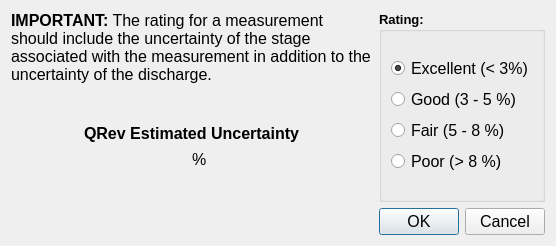
<?xml version="1.0" encoding="UTF-8"?>
<ui version="4.0">
 <class>rating</class>
 <widget class="QDialog" name="rating">
  <property name="geometry">
   <rect>
    <x>0</x>
    <y>0</y>
    <width>556</width>
    <height>246</height>
   </rect>
  </property>
  <property name="windowTitle">
   <string>Rating</string>
  </property>
  <layout class="QGridLayout" name="gridLayout_2">
   <item row="0" column="0">
    <layout class="QHBoxLayout" name="horizontalLayout_3">
     <item>
      <layout class="QVBoxLayout" name="verticalLayout_2">
       <item>
        <widget class="QLabel" name="txt_rating_msg">
         <property name="font">
          <font>
           <pointsize>12</pointsize>
          </font>
         </property>
         <property name="text">
          <string>&lt;html&gt;&lt;head/&gt;&lt;body&gt;&lt;p&gt;&lt;span style=&quot; font-weight:600;&quot;&gt;IMPORTANT:&lt;/span&gt; The rating for a measurement should include the uncertainty of the stage associated with the measurement in addition to the uncertainty of the discharge.&lt;/p&gt;&lt;/body&gt;&lt;/html&gt;</string>
         </property>
         <property name="wordWrap">
          <bool>true</bool>
         </property>
        </widget>
       </item>
       <item>
        <spacer name="verticalSpacer_2">
         <property name="orientation">
          <enum>Qt::Vertical</enum>
         </property>
         <property name="sizeHint" stdset="0">
          <size>
           <width>20</width>
           <height>40</height>
          </size>
         </property>
        </spacer>
       </item>
       <item>
        <layout class="QHBoxLayout" name="horizontalLayout_2">
         <item>
          <spacer name="horizontalSpacer_3">
           <property name="orientation">
            <enum>Qt::Horizontal</enum>
           </property>
           <property name="sizeHint" stdset="0">
            <size>
             <width>40</width>
             <height>20</height>
            </size>
           </property>
          </spacer>
         </item>
         <item>
          <widget class="QLabel" name="Uncertainty_label">
           <property name="font">
            <font>
             <pointsize>12</pointsize>
             <weight>75</weight>
             <bold>true</bold>
            </font>
           </property>
           <property name="text">
            <string>QRev Estimated Uncertainty</string>
           </property>
          </widget>
         </item>
         <item>
          <spacer name="horizontalSpacer_4">
           <property name="orientation">
            <enum>Qt::Horizontal</enum>
           </property>
           <property name="sizeHint" stdset="0">
            <size>
             <width>40</width>
             <height>20</height>
            </size>
           </property>
          </spacer>
         </item>
        </layout>
       </item>
       <item>
        <layout class="QHBoxLayout" name="horizontalLayout" stretch="2,0,0,2">
         <item>
          <spacer name="horizontalSpacer">
           <property name="orientation">
            <enum>Qt::Horizontal</enum>
           </property>
           <property name="sizeHint" stdset="0">
            <size>
             <width>40</width>
             <height>20</height>
            </size>
           </property>
          </spacer>
         </item>
         <item>
          <widget class="QLabel" name="uncertainty_value">
           <property name="font">
            <font>
             <pointsize>12</pointsize>
            </font>
           </property>
           <property name="text">
            <string/>
           </property>
          </widget>
         </item>
         <item>
          <widget class="QLabel" name="uncertainty_units">
           <property name="font">
            <font>
             <pointsize>12</pointsize>
            </font>
           </property>
           <property name="text">
            <string>%</string>
           </property>
          </widget>
         </item>
         <item>
          <spacer name="horizontalSpacer_2">
           <property name="orientation">
            <enum>Qt::Horizontal</enum>
           </property>
           <property name="sizeHint" stdset="0">
            <size>
             <width>40</width>
             <height>20</height>
            </size>
           </property>
          </spacer>
         </item>
        </layout>
       </item>
       <item>
        <spacer name="verticalSpacer">
         <property name="orientation">
          <enum>Qt::Vertical</enum>
         </property>
         <property name="sizeHint" stdset="0">
          <size>
           <width>20</width>
           <height>40</height>
          </size>
         </property>
        </spacer>
       </item>
      </layout>
     </item>
     <item>
      <widget class="QGroupBox" name="gb_rating">
       <property name="font">
        <font>
         <pointsize>10</pointsize>
         <weight>75</weight>
         <bold>true</bold>
        </font>
       </property>
       <property name="title">
        <string>Rating:</string>
       </property>
       <layout class="QGridLayout" name="gridLayout">
        <item row="0" column="0">
         <layout class="QVBoxLayout" name="verticalLayout">
          <item>
           <widget class="QRadioButton" name="rb_excellent">
            <property name="font">
             <font>
              <pointsize>12</pointsize>
              <weight>50</weight>
              <bold>false</bold>
             </font>
            </property>
            <property name="text">
             <string>Excellent (&lt; 3%)</string>
            </property>
            <property name="checked">
             <bool>true</bool>
            </property>
           </widget>
          </item>
          <item>
           <widget class="QRadioButton" name="rb_good">
            <property name="font">
             <font>
              <pointsize>12</pointsize>
              <weight>50</weight>
              <bold>false</bold>
             </font>
            </property>
            <property name="text">
             <string>Good (3 - 5 %)</string>
            </property>
           </widget>
          </item>
          <item>
           <widget class="QRadioButton" name="rb_fair">
            <property name="font">
             <font>
              <pointsize>12</pointsize>
              <weight>50</weight>
              <bold>false</bold>
             </font>
            </property>
            <property name="text">
             <string>Fair (5 - 8 %)</string>
            </property>
           </widget>
          </item>
          <item>
           <widget class="QRadioButton" name="rb_poor">
            <property name="font">
             <font>
              <pointsize>12</pointsize>
              <weight>50</weight>
              <bold>false</bold>
             </font>
            </property>
            <property name="text">
             <string>Poor (&gt; 8 %)</string>
            </property>
           </widget>
          </item>
         </layout>
        </item>
       </layout>
      </widget>
     </item>
    </layout>
   </item>
   <item row="1" column="0">
    <widget class="QDialogButtonBox" name="buttonBox">
     <property name="font">
      <font>
       <pointsize>12</pointsize>
      </font>
     </property>
     <property name="orientation">
      <enum>Qt::Horizontal</enum>
     </property>
     <property name="standardButtons">
      <set>QDialogButtonBox::Cancel|QDialogButtonBox::Ok</set>
     </property>
    </widget>
   </item>
  </layout>
 </widget>
 <resources/>
 <connections>
  <connection>
   <sender>buttonBox</sender>
   <signal>accepted()</signal>
   <receiver>rating</receiver>
   <slot>accept()</slot>
   <hints>
    <hint type="sourcelabel">
     <x>248</x>
     <y>254</y>
    </hint>
    <hint type="destinationlabel">
     <x>157</x>
     <y>274</y>
    </hint>
   </hints>
  </connection>
  <connection>
   <sender>buttonBox</sender>
   <signal>rejected()</signal>
   <receiver>rating</receiver>
   <slot>reject()</slot>
   <hints>
    <hint type="sourcelabel">
     <x>316</x>
     <y>260</y>
    </hint>
    <hint type="destinationlabel">
     <x>286</x>
     <y>274</y>
    </hint>
   </hints>
  </connection>
 </connections>
</ui>
